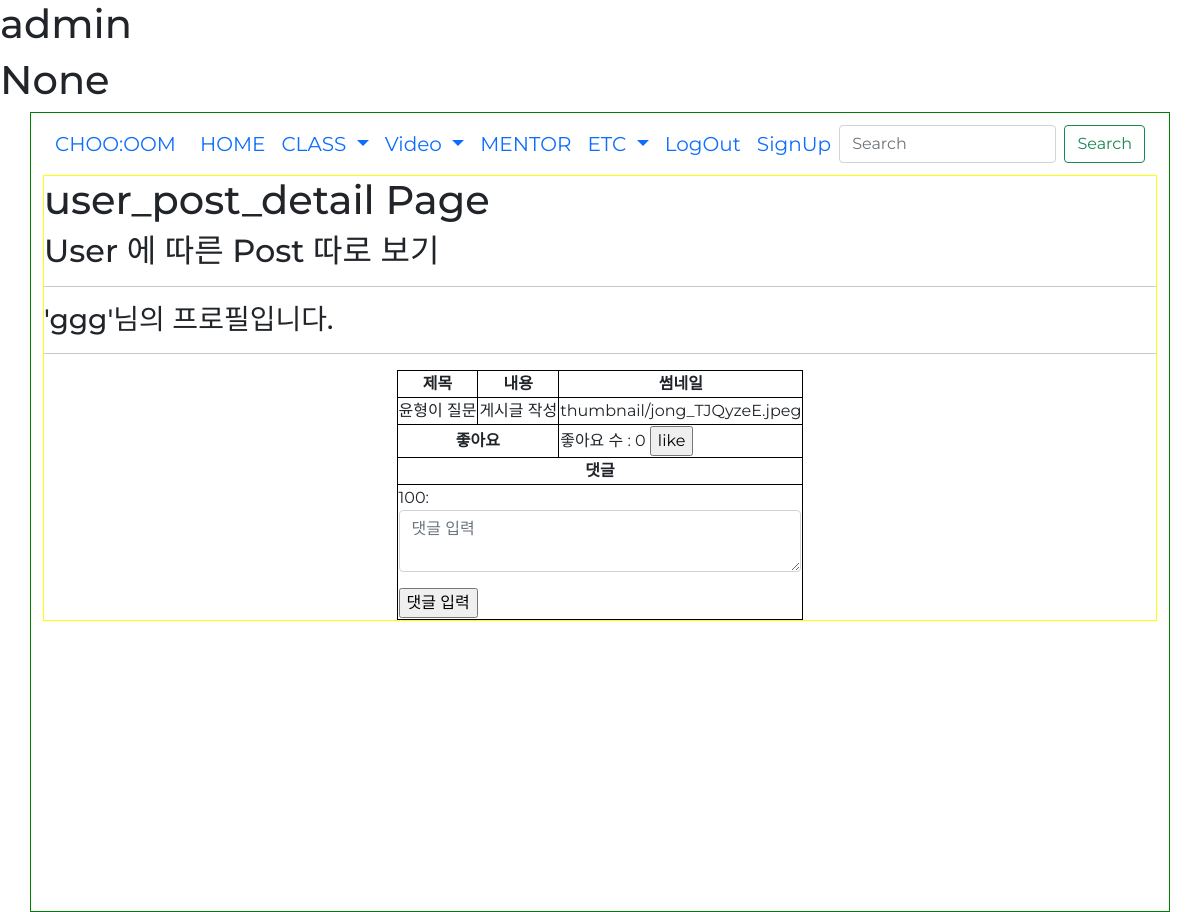
Page /user_post_detail/6 (signed in) on the earlier database version.
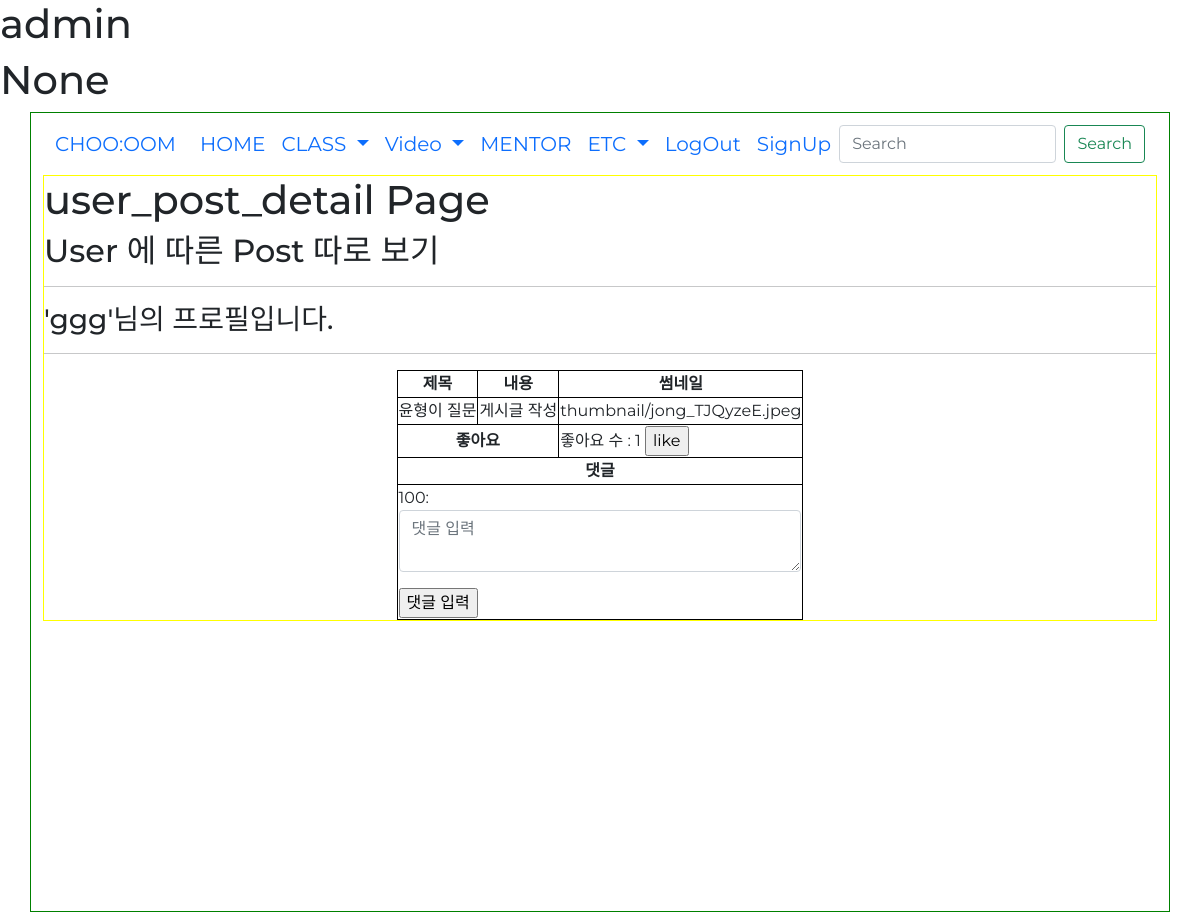
Same page on the later database version.
### danceapp/models.py (models this page shows, shortened)
class Post(models.Model):
    userId = models.ForeignKey(userProfile, on_delete=models.CASCADE) # 회원ID # User 모델의 pk를 가져옴
    title = models.CharField(max_length=200) # 제목
    body = models.TextField() # 게시물 설명
    uploadDate = models.DateTimeField(auto_now_add=True) # 처음 업로드 시간
    updateDate = models.DateTimeField(auto_now=True) # 수정 시간
    photo = models.ImageField(blank=True, null=True, upload_to='thumbnail') # 썸네일 # upload_to : static/blog_photo 로 저장해줘
    video = models.FileField(blank=True, null=True, upload_to='video') # 배포시에는 models.FilePathField()사용
    genreName = models.ForeignKey(Genre, null=True, on_delete=models.CASCADE) # 장르
    likes_user = models.ManyToManyField(userProfile, related_name='likes', blank=True) # 좋아요 누른 사람
    likes_count = models.PositiveIntegerField(default=0) # 좋아요 개수

### danceapp/views.py (the view)
# urls.py: path('user_post_detail/<int:userId_id>', views.user_post_detail, name='user_post_detail'),
def user_post_detail(request, userId_id):
    posts = Post.objects.filter(userId=userId_id).order_by('-uploadDate')
    user = get_object_or_404(userProfile, pk=userId_id)
    comment_form = CommentForm()
    context = {
        'posts':posts,
        'comment_form':comment_form,
        'user':user,
    }
    return render(request, 'user_post_detail.html', context)

### danceapp/forms.py
class CommentForm(forms.ModelForm):
    class Meta:
        model = Comment
        fields = ['comment']
    def __init__(self, *args, **kwargs):
        super(CommentForm, self).__init__(*args, **kwargs)
        self.fields['comment'].widget.attrs = {
            'class': 'form-control',
            'placeholder': "댓글 입력",
            'rows':2
        }

### accounts/models.py (called while the page is built)
    def __str__(self):
        return self.username

### danceapp/templates/user_post_detail.html (shortened to what this page needs)
{% extends 'base.html' %}
{% block content %}
<h1>user_post_detail Page</h1>
<h2>User 에 따른 Post 따로 보기</h2>
<hr>
<h3>'{{ user.username }}'님의 프로필입니다.</h3>
<hr>
<div class="main1">
    {% for post in posts %}
    <div>
        <table border="1px solid black">
            <tr>
                <th>제목</th>
                <th>내용</th>
                <th>썸네일</th>
            </tr>
            <tr>
                <td>{{ post.title }}</td>
                <td>{{ post.body }}</td>
                <td>{{ post.photo }}</td>
            </tr>
            <tr>
                <th colspan="2">좋아요</th>
                <td>
                    <form action="{% url 'likes' post.id %}" method="POST">
                        좋아요 수 : {{ post.likes_count }}
                        {% if request.user.is_authenticated %}
                        {% if request.user in post.likes_user.all %}
                        <input type="submit" value="dislike">
                        {% else %}
                        <input type="submit" value="like">
                        {% endif %}
                        {% endif %}
                    </form>
                </td>
            </tr>
            <tr>
                <th colspan="3">댓글</th>
            </tr>
            <tr>
                <td colspan="3">
                    <form method="POST" action="{% url 'new_comment' post.id %}">
                        {{ comment_form.as_p }}
                        {% if request.user.is_authenticated %}
                        <input type="submit" value="댓글 입력">
                        {% endif %}
                    </form>
                </td>
            </tr>
        </table>
    </div>
    {% endfor %}
</div>
{% endblock %}

Differences in the rows shown:
changed Post "윤형이 질문": likes_count "0" → "1"
